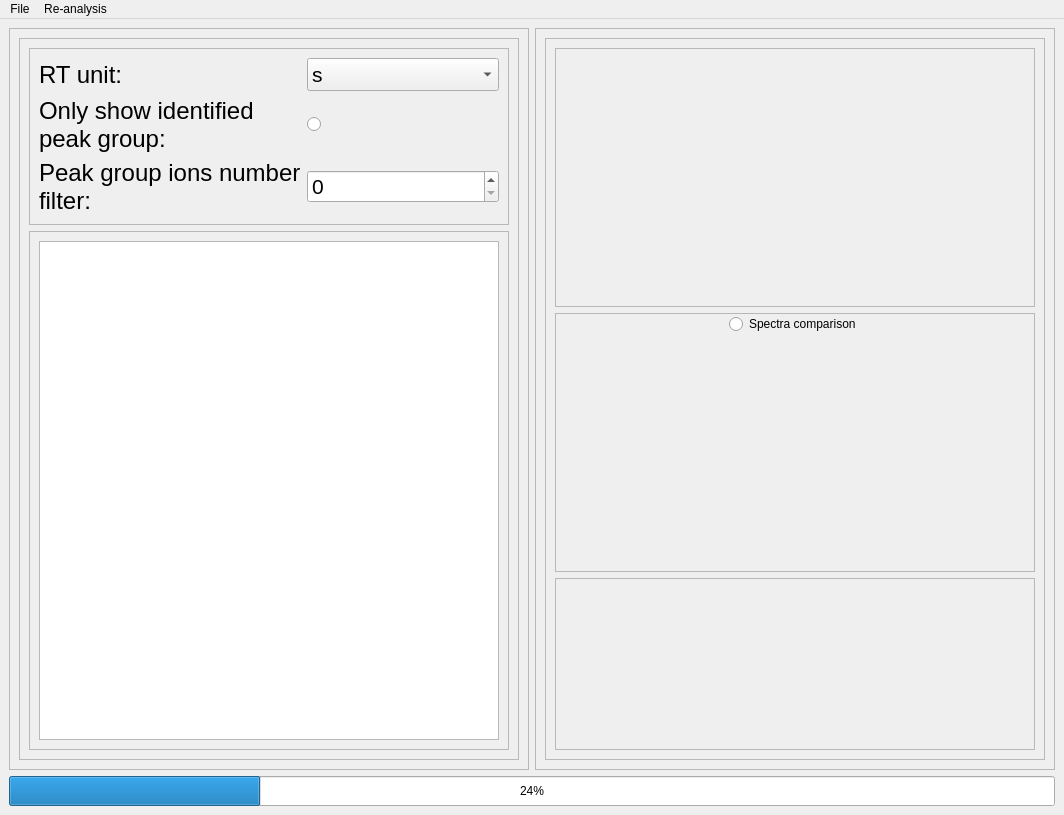
<?xml version="1.0" encoding="UTF-8"?>
<ui version="4.0">
 <class>MainWindow</class>
 <widget class="QMainWindow" name="MainWindow">
  <property name="geometry">
   <rect>
    <x>0</x>
    <y>0</y>
    <width>1064</width>
    <height>815</height>
   </rect>
  </property>
  <property name="windowTitle">
   <string>DataAnalyzer-WTS</string>
  </property>
  <property name="windowIcon">
   <iconset>
    <normaloff>icon.png</normaloff>icon.png</iconset>
  </property>
  <widget class="QWidget" name="centralwidget">
   <layout class="QGridLayout" name="gridLayout_3">
    <item row="0" column="0">
     <widget class="QScrollArea" name="scrollArea">
      <property name="widgetResizable">
       <bool>true</bool>
      </property>
      <widget class="QWidget" name="scrollAreaWidgetContents">
       <property name="geometry">
        <rect>
         <x>0</x>
         <y>0</y>
         <width>518</width>
         <height>736</height>
        </rect>
       </property>
       <layout class="QVBoxLayout" name="verticalLayout_3">
        <item>
         <widget class="QFrame" name="frame_2">
          <property name="frameShape">
           <enum>QFrame::StyledPanel</enum>
          </property>
          <property name="frameShadow">
           <enum>QFrame::Raised</enum>
          </property>
          <layout class="QGridLayout" name="gridLayout_2">
           <property name="horizontalSpacing">
            <number>6</number>
           </property>
           <item row="0" column="0">
            <widget class="QFrame" name="frame">
             <property name="frameShape">
              <enum>QFrame::StyledPanel</enum>
             </property>
             <property name="frameShadow">
              <enum>QFrame::Raised</enum>
             </property>
             <layout class="QGridLayout" name="gridLayout">
              <item row="0" column="0">
               <widget class="QLabel" name="label">
                <property name="styleSheet">
                 <string notr="true">font: 18pt;</string>
                </property>
                <property name="text">
                 <string>RT unit:</string>
                </property>
               </widget>
              </item>
              <item row="0" column="1">
               <widget class="QComboBox" name="comboBox_2">
                <property name="styleSheet">
                 <string notr="true">font: 16pt;</string>
                </property>
                <item>
                 <property name="text">
                  <string>s</string>
                 </property>
                </item>
                <item>
                 <property name="text">
                  <string>min</string>
                 </property>
                </item>
               </widget>
              </item>
              <item row="1" column="0">
               <widget class="QLabel" name="label_2">
                <property name="styleSheet">
                 <string notr="true">font: 18pt;</string>
                </property>
                <property name="text">
                 <string>Only show identified
peak group:</string>
                </property>
               </widget>
              </item>
              <item row="1" column="1">
               <widget class="QRadioButton" name="radioButton">
                <property name="styleSheet">
                 <string notr="true"/>
                </property>
                <property name="text">
                 <string/>
                </property>
               </widget>
              </item>
              <item row="2" column="0">
               <widget class="QLabel" name="label_3">
                <property name="styleSheet">
                 <string notr="true">font: 18pt;</string>
                </property>
                <property name="text">
                 <string>Peak group ions number filter:</string>
                </property>
                <property name="wordWrap">
                 <bool>true</bool>
                </property>
               </widget>
              </item>
              <item row="2" column="1">
               <widget class="QSpinBox" name="spinBox">
                <property name="styleSheet">
                 <string notr="true">font: 16pt;</string>
                </property>
               </widget>
              </item>
             </layout>
            </widget>
           </item>
           <item row="1" column="0">
            <widget class="QFrame" name="frame_4">
             <property name="frameShape">
              <enum>QFrame::StyledPanel</enum>
             </property>
             <property name="frameShadow">
              <enum>QFrame::Raised</enum>
             </property>
             <layout class="QGridLayout" name="gridLayout_4">
              <item row="0" column="0">
               <widget class="QTableWidget" name="tableWidget">
                <property name="styleSheet">
                 <string notr="true"/>
                </property>
                <property name="dragEnabled">
                 <bool>true</bool>
                </property>
                <attribute name="horizontalHeaderCascadingSectionResizes">
                 <bool>false</bool>
                </attribute>
               </widget>
              </item>
             </layout>
            </widget>
           </item>
          </layout>
         </widget>
        </item>
       </layout>
      </widget>
     </widget>
    </item>
    <item row="0" column="1">
     <widget class="QScrollArea" name="scrollArea_2">
      <property name="widgetResizable">
       <bool>true</bool>
      </property>
      <widget class="QWidget" name="scrollAreaWidgetContents_2">
       <property name="geometry">
        <rect>
         <x>0</x>
         <y>0</y>
         <width>518</width>
         <height>736</height>
        </rect>
       </property>
       <layout class="QVBoxLayout" name="verticalLayout_4">
        <item>
         <widget class="QFrame" name="frame_3">
          <property name="maximumSize">
           <size>
            <width>16777215</width>
            <height>16777215</height>
           </size>
          </property>
          <property name="frameShape">
           <enum>QFrame::StyledPanel</enum>
          </property>
          <property name="frameShadow">
           <enum>QFrame::Raised</enum>
          </property>
          <layout class="QVBoxLayout" name="verticalLayout_2" stretch="3,3,2">
           <item>
            <widget class="QFrame" name="frame_5">
             <property name="frameShape">
              <enum>QFrame::StyledPanel</enum>
             </property>
             <property name="frameShadow">
              <enum>QFrame::Raised</enum>
             </property>
            </widget>
           </item>
           <item>
            <widget class="QFrame" name="frame_6">
             <property name="frameShape">
              <enum>QFrame::StyledPanel</enum>
             </property>
             <property name="frameShadow">
              <enum>QFrame::Raised</enum>
             </property>
             <layout class="QVBoxLayout" name="verticalLayout">
              <property name="spacing">
               <number>0</number>
              </property>
              <property name="leftMargin">
               <number>0</number>
              </property>
              <property name="topMargin">
               <number>0</number>
              </property>
              <property name="rightMargin">
               <number>0</number>
              </property>
              <property name="bottomMargin">
               <number>0</number>
              </property>
              <item alignment="Qt::AlignHCenter">
               <widget class="QRadioButton" name="radioButton_2">
                <property name="minimumSize">
                 <size>
                  <width>50</width>
                  <height>20</height>
                 </size>
                </property>
                <property name="maximumSize">
                 <size>
                  <width>16777215</width>
                  <height>20</height>
                 </size>
                </property>
                <property name="text">
                 <string>Spectra comparison</string>
                </property>
               </widget>
              </item>
              <item>
               <widget class="QWidget" name="widget" native="true"/>
              </item>
             </layout>
            </widget>
           </item>
           <item>
            <widget class="QFrame" name="frame_7">
             <property name="frameShape">
              <enum>QFrame::StyledPanel</enum>
             </property>
             <property name="frameShadow">
              <enum>QFrame::Raised</enum>
             </property>
            </widget>
           </item>
          </layout>
         </widget>
        </item>
       </layout>
      </widget>
     </widget>
    </item>
    <item row="1" column="0" colspan="2">
     <widget class="QProgressBar" name="progressBar">
      <property name="minimumSize">
       <size>
        <width>0</width>
        <height>30</height>
       </size>
      </property>
      <property name="maximumSize">
       <size>
        <width>16777215</width>
        <height>30</height>
       </size>
      </property>
      <property name="styleSheet">
       <string notr="true"/>
      </property>
      <property name="value">
       <number>24</number>
      </property>
      <property name="textVisible">
       <bool>true</bool>
      </property>
      <property name="invertedAppearance">
       <bool>false</bool>
      </property>
     </widget>
    </item>
   </layout>
  </widget>
  <widget class="QMenuBar" name="menubar">
   <property name="geometry">
    <rect>
     <x>0</x>
     <y>0</y>
     <width>1064</width>
     <height>23</height>
    </rect>
   </property>
   <widget class="QMenu" name="menuFile">
    <property name="title">
     <string>File</string>
    </property>
    <widget class="QMenu" name="menuOpen_data">
     <property name="styleSheet">
      <string notr="true"/>
     </property>
     <property name="title">
      <string>Open data</string>
     </property>
     <addaction name="actionmzML"/>
     <addaction name="actioncdf"/>
    </widget>
    <addaction name="menuOpen_data"/>
    <addaction name="actionOpen_project"/>
    <addaction name="actionExport_results"/>
    <addaction name="actionExit"/>
   </widget>
   <widget class="QMenu" name="menuRe_analysis">
    <property name="title">
     <string>Re-analysis</string>
    </property>
    <addaction name="actionAll_processing"/>
    <addaction name="actionIdentification"/>
   </widget>
   <addaction name="menuFile"/>
   <addaction name="menuRe_analysis"/>
  </widget>
  <action name="actionOpen_project">
   <property name="text">
    <string>Open project</string>
   </property>
  </action>
  <action name="actionExport_results">
   <property name="text">
    <string>Export results</string>
   </property>
  </action>
  <action name="actionExit">
   <property name="text">
    <string>Exit</string>
   </property>
  </action>
  <action name="actionmzML">
   <property name="text">
    <string>mzML</string>
   </property>
  </action>
  <action name="actioncdf">
   <property name="text">
    <string>cdf</string>
   </property>
  </action>
  <action name="actionIdentification">
   <property name="text">
    <string>Identification</string>
   </property>
  </action>
  <action name="actionmzML_2">
   <property name="text">
    <string>mzML</string>
   </property>
  </action>
  <action name="actioncdf_2">
   <property name="text">
    <string>cdf</string>
   </property>
  </action>
  <action name="actionAll_processing">
   <property name="text">
    <string>All processing</string>
   </property>
  </action>
 </widget>
 <resources/>
 <connections>
  <connection>
   <sender>actionmzML</sender>
   <signal>triggered()</signal>
   <receiver>MainWindow</receiver>
   <slot>open_data_mzML()</slot>
   <hints>
    <hint type="sourcelabel">
     <x>-1</x>
     <y>-1</y>
    </hint>
    <hint type="destinationlabel">
     <x>519</x>
     <y>361</y>
    </hint>
   </hints>
  </connection>
  <connection>
   <sender>actioncdf</sender>
   <signal>triggered()</signal>
   <receiver>MainWindow</receiver>
   <slot>open_data_cdf()</slot>
   <hints>
    <hint type="sourcelabel">
     <x>-1</x>
     <y>-1</y>
    </hint>
    <hint type="destinationlabel">
     <x>519</x>
     <y>361</y>
    </hint>
   </hints>
  </connection>
  <connection>
   <sender>actionExit</sender>
   <signal>triggered()</signal>
   <receiver>MainWindow</receiver>
   <slot>close()</slot>
   <hints>
    <hint type="sourcelabel">
     <x>-1</x>
     <y>-1</y>
    </hint>
    <hint type="destinationlabel">
     <x>519</x>
     <y>361</y>
    </hint>
   </hints>
  </connection>
  <connection>
   <sender>radioButton</sender>
   <signal>clicked(bool)</signal>
   <receiver>MainWindow</receiver>
   <slot>check_qualitative_group()</slot>
   <hints>
    <hint type="sourcelabel">
     <x>508</x>
     <y>102</y>
    </hint>
    <hint type="destinationlabel">
     <x>267</x>
     <y>-41</y>
    </hint>
   </hints>
  </connection>
  <connection>
   <sender>comboBox_2</sender>
   <signal>activated(QString)</signal>
   <receiver>MainWindow</receiver>
   <slot>chooseRTinfo()</slot>
   <hints>
    <hint type="sourcelabel">
     <x>385</x>
     <y>61</y>
    </hint>
    <hint type="destinationlabel">
     <x>462</x>
     <y>-93</y>
    </hint>
   </hints>
  </connection>
  <connection>
   <sender>spinBox</sender>
   <signal>valueChanged(int)</signal>
   <receiver>MainWindow</receiver>
   <slot>min_ion_num()</slot>
   <hints>
    <hint type="sourcelabel">
     <x>508</x>
     <y>152</y>
    </hint>
    <hint type="destinationlabel">
     <x>585</x>
     <y>-85</y>
    </hint>
   </hints>
  </connection>
  <connection>
   <sender>actionOpen_project</sender>
   <signal>triggered()</signal>
   <receiver>MainWindow</receiver>
   <slot>open_project()</slot>
   <hints>
    <hint type="sourcelabel">
     <x>-1</x>
     <y>-1</y>
    </hint>
    <hint type="destinationlabel">
     <x>519</x>
     <y>361</y>
    </hint>
   </hints>
  </connection>
  <connection>
   <sender>actionIdentification</sender>
   <signal>triggered()</signal>
   <receiver>MainWindow</receiver>
   <slot>identification()</slot>
   <hints>
    <hint type="sourcelabel">
     <x>-1</x>
     <y>-1</y>
    </hint>
    <hint type="destinationlabel">
     <x>519</x>
     <y>361</y>
    </hint>
   </hints>
  </connection>
  <connection>
   <sender>actionExport_results</sender>
   <signal>triggered()</signal>
   <receiver>MainWindow</receiver>
   <slot>save()</slot>
   <hints>
    <hint type="sourcelabel">
     <x>-1</x>
     <y>-1</y>
    </hint>
    <hint type="destinationlabel">
     <x>519</x>
     <y>361</y>
    </hint>
   </hints>
  </connection>
  <connection>
   <sender>actionAll_processing</sender>
   <signal>triggered()</signal>
   <receiver>MainWindow</receiver>
   <slot>all_processing()</slot>
   <hints>
    <hint type="sourcelabel">
     <x>-1</x>
     <y>-1</y>
    </hint>
    <hint type="destinationlabel">
     <x>519</x>
     <y>358</y>
    </hint>
   </hints>
  </connection>
  <connection>
   <sender>radioButton_2</sender>
   <signal>clicked(bool)</signal>
   <receiver>MainWindow</receiver>
   <slot>ischange()</slot>
   <hints>
    <hint type="sourcelabel">
     <x>784</x>
     <y>322</y>
    </hint>
    <hint type="destinationlabel">
     <x>796</x>
     <y>-88</y>
    </hint>
   </hints>
  </connection>
 </connections>
 <slots>
  <slot>open_data_mzML()</slot>
  <slot>open_data_cdf()</slot>
  <slot>chooseRTinfo()</slot>
  <slot>check_qualitative_group()</slot>
  <slot>min_ion_num()</slot>
  <slot>open_project()</slot>
  <slot>all_processing()</slot>
  <slot>identification()</slot>
  <slot>save()</slot>
  <slot>ischange()</slot>
 </slots>
</ui>
